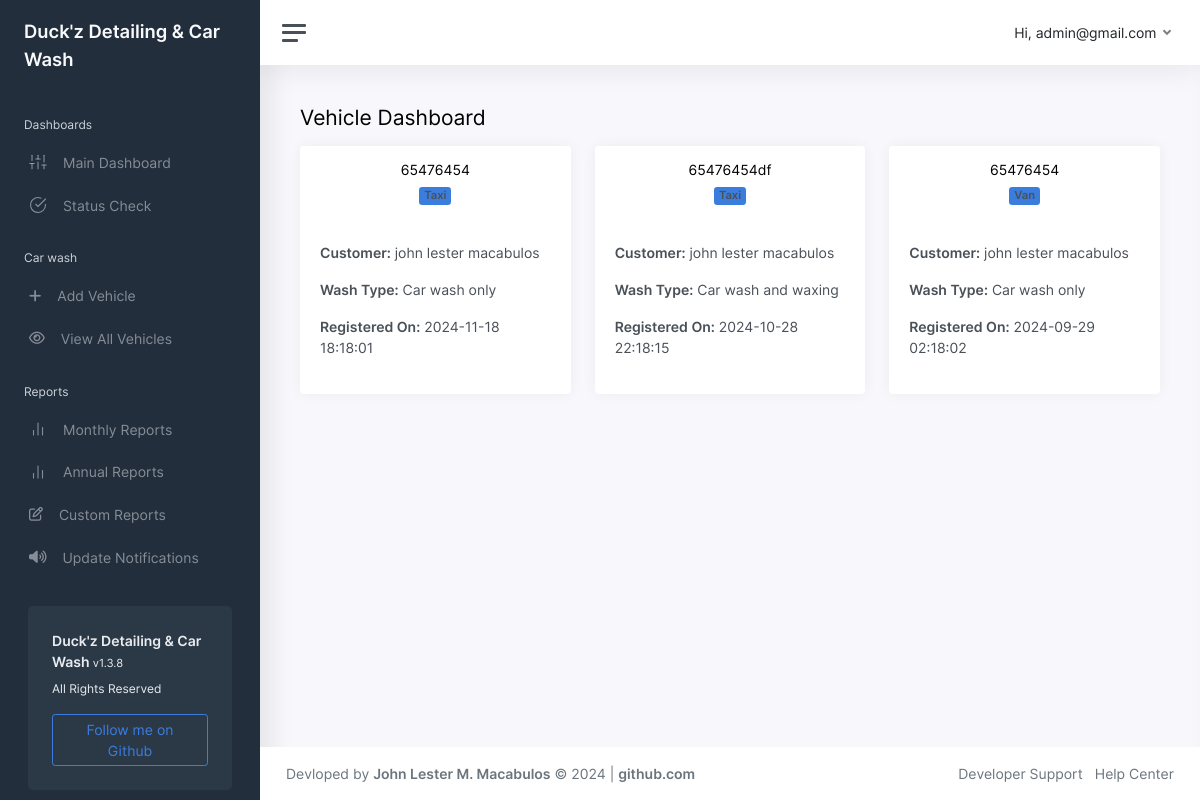
Screenshot of /admin/dashboard.php (signed in) with the database file from the repository.
### tables this page shows
CREATE TABLE `queue` (
  `id` int(11) NOT NULL,
  `owner_email` varchar(200) NOT NULL,
  `owner_name` varchar(200) NOT NULL,
  `owner_phone` varchar(20) NOT NULL,
  `owner_address` varchar(250) NOT NULL,
  `vehicle_type` int(11) NOT NULL,
  `vehicle_number` varchar(20) NOT NULL,
  `service_type` int(11) NOT NULL,
  `in_time` timestamp NOT NULL DEFAULT '0000-00-00 00:00:00',
  `out_time` timestamp NULL DEFAULT NULL,
  `status_type` int(11) NOT NULL DEFAULT 1,
  `last_update` timestamp NOT NULL DEFAULT current_timestamp() ON UPDATE current_timestamp()
);

CREATE TABLE `vehicle_type` (
  `id` int(11) NOT NULL,
  `name` varchar(100) NOT NULL
);

CREATE TABLE `service_type` (
  `id` int(11) NOT NULL,
  `type` varchar(200) NOT NULL,
  `description` varchar(500) NOT NULL
);

### admin/dashboard.php (the view, shortened to what this page needs)
<?php
include 'includes/head.php';
$vehicle_list_query = "SELECT q.id, q.vehicle_number, q.owner_name, vt.name AS vehicle_type, st.type AS service_type, q.in_time
                       FROM queue q
                       LEFT JOIN vehicle_type vt ON q.vehicle_type = vt.id
                       LEFT JOIN service_type st ON q.service_type = st.id
                       ORDER BY q.in_time DESC";
$vehicle_list = mysqli_query($conn, $vehicle_list_query);
?>
<!DOCTYPE html>
<html lang="en">
<body>
<div class="wrapper">
    <?php include 'includes/nav.php'; ?>
    <div class="main">
        <?php include 'includes/navtop.php'; ?>
        <main class="content">
            <div class="container-fluid p-0">
                <h1 class="h3 mb-3">Vehicle Dashboard</h1>
                <div class="row">
                    <?php
                    if (mysqli_num_rows($vehicle_list) > 0) {
                        while ($row = mysqli_fetch_assoc($vehicle_list)) {
                            echo '
                            <div class="col-md-4 col-sm-6 mb-4">
                                <div class="card">
                                    <div class="card-header text-center">
                                        <h5>' . htmlspecialchars($row['vehicle_number']) . '</h5>
                                        <span class="badge bg-primary">' . htmlspecialchars($row['vehicle_type']) . '</span>
                                    </div>
                                    <div class="card-body">
                                        <p><strong>Customer:</strong> ' . htmlspecialchars($row['owner_name']) . '</p>
                                        <p><strong>Wash Type:</strong> ' . htmlspecialchars($row['service_type']) . '</p>
                                        <p><strong>Registered On:</strong> ' . htmlspecialchars($row['in_time']) . '</p>
                                    </div>
                                </div>
                            </div>';
                        }
                    } else {
                        echo '<div class="col-12"><p class="text-center">No vehicle data available.</p></div>';
                    }
                    ?>
                </div>
            </div>
        </main>
        <?php include 'includes/footer.php'; ?>
    </div>
</div>
</body>
</html>

### admin/includes/head.php (shortened to what this page needs)
<head>
	<link href="css/app.css" rel="stylesheet">
<link rel="stylesheet" type="text/css" href="css/datatables.min.css"/>
</head>

### admin/includes/nav.php
<nav id="sidebar" class="sidebar">
	<div class="sidebar-content js-simplebar">
		<a class="sidebar-brand" href="index.php">
        <span class="align-middle">Duck'z Detailing & Car Wash</span>
      </a>
		<ul class="sidebar-nav">
			<li class="sidebar-header">
				Dashboards
			</li>
			<li class="sidebar-item">
				<a class="sidebar-link" href="dashboard.php">
            <i class="align-middle" data-feather="sliders"></i> <span class="align-middle">Main Dashboard</span>
          </a>
			</li>
			<li class="sidebar-item">
				<a class="sidebar-link" href="Status.php">
            <i class="align-middle" data-feather="check-circle"></i> <span class="align-middle">Status Check</span>
          </a>
			</li>
			<li class="sidebar-header">
				Car wash
			</li>
			<li class="sidebar-item">
				<a class="sidebar-link" href="vehicleForm.php">
            <i class="align-middle fa fa-plus" ></i> <span class="align-middle">Add Vehicle</span>
          </a>
			</li>
			<li class="sidebar-item">
				<a class="sidebar-link" href="view.php">
            <i class="align-middle fa fa-eye"></i> <span class="align-middle">View All Vehicles</span>
          </a>
			</li>
			<li class="sidebar-header">
				Reports
			</li>
			<li class="sidebar-item">
				<a class="sidebar-link" href="index.php">
            <i class="align-middle" data-feather="bar-chart-2"></i> <span class="align-middle">Monthly Reports</span>
          </a>
			</li>
	<li class="sidebar-item">
				<a class="sidebar-link" href="annual.php">
            <i class="align-middle" data-feather="bar-chart-2"></i> <span class="align-middle">Annual Reports</span>
          </a>
			</li>
		<li class="sidebar-item">
				<a class="sidebar-link" href="customreport.php">
            <i class="align-middle fa fa-edit" ></i> <span class="align-middle">Custom Reports</span>
          </a>
			</li>
	<li class="sidebar-item">
				<a class="sidebar-link" href="updateNotifications.php">
            <i class="align-middle fa fa-volume-up" ></i> <span class="align-middle">Update Notifications</span>
          </a>
			</li>
		</ul>
		<div class="sidebar-cta">
			<div class="sidebar-cta-content">
				<strong class="d-inline-block mb-2">Duck'z Detailing & Car Wash<small> v1.3.8</small></strong>
				<div class="mb-3 text-sm">
					All Rights Reserved
				</div>
				<a href="https://github.com/Macabulos" target="_blank" class="btn btn-outline-primary btn-block">Follow me on Github</a>
			</div>
		</div>
	</div>
</nav>

### admin/includes/navtop.php (shortened to what this page needs)
<nav class="navbar navbar-expand navbar-light navbar-bg">
   <a class="sidebar-toggle d-flex">
      <i class="hamburger align-self-center"></i>
   </a>
   <div class="navbar-collapse collapse">
      <ul class="navbar-nav navbar-align">
         <li class="nav-item dropdown">
            <a class="nav-link dropdown-toggle d-none d-sm-inline-block" href="#" data-toggle="dropdown">
               <span class="text-dark">Hi, <?php echo $_SESSION["username"]; ?></span>
            </a>
         </li>
      </ul>
   </div>
</nav>

### admin/includes/footer.php
<footer class="footer">
	<div class="container-fluid">
		<div class="row text-muted">
			<div class="col-6 text-left">
				<p class="mb-0">
					Devloped by <a href="https://github.com/Macabulos" class="text-muted"><strong>John Lester M. Macabulos</strong></a> &copy; <?php echo date("Y");?> | <a href="https://github.com/Macabulos" class="text-muted"><strong>github.com</strong></a>
				</p>
			</div>
			<div class="col-6 text-right">
				<ul class="list-inline">
					<li class="list-inline-item">
						<a class="text-muted" href="https://github.com/Macabulos">Developer Support</a>
					</li>
					<li class="list-inline-item">
						<a class="text-muted" href="mailto:info@w3genesis.com">Help Center</a>
					</li>
				</ul>
			</div>
		</div>
	</div>
</footer>

### rows the page displays
queue: vehicle_number "65476454", vehicle_type.name "Taxi", owner_name "john lester macabulos", service_type.type "Car wash only", in_time "2024-11-18 18:18:01"
queue: vehicle_number "65476454df", vehicle_type.name "Taxi", owner_name "john lester macabulos", service_type.type "Car wash and waxing", in_time "2024-10-28 22:18:15"
queue: vehicle_number "65476454", vehicle_type.name "Van", owner_name "john lester macabulos", service_type.type "Car wash only", in_time "2024-09-29 02:18:02"

### other values shown
$_SESSION["username"] "admin@gmail.com"
